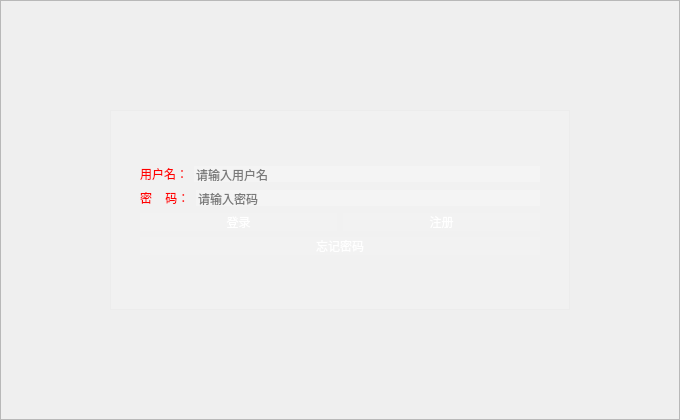
<?xml version="1.0" encoding="UTF-8"?>
<ui version="4.0">
 <class>login</class>
 <widget class="QWidget" name="login">
  <property name="geometry">
   <rect>
    <x>0</x>
    <y>0</y>
    <width>680</width>
    <height>420</height>
   </rect>
  </property>
  <property name="windowTitle">
   <string>Form</string>
  </property>
  <property name="styleSheet">
   <string notr="true">QWidet#Login{
	
	background-color: rgb(255, 255, 255);
}
QFrame#frame{
	
	border-image: url(:/background.jpg);
}
#frame_2{
	
	
	background-color: rgba(255, 255, 255, 25);
}
QLineEdit{
	border:none; /* 去掉边框*/
	background-color: rgba(255, 255, 255, 50);
	font: 12pt &quot;方正舒体&quot;;
	
	color: rgb(0, 0, 0);
}
QPushButton{
	border:none; /* 去掉边框*/
	border-radius:10px;
	background-color: rgba(255, 255, 255, 10);
	font: 16pt &quot;方正舒体&quot;;
	
	color: rgb(255, 255, 255);
}
QLabel{
	font: 16pt &quot;方正舒体&quot;;
	
	color: rgb(255, 0, 0);
}
QPushButton:hover{
	
	background-color: rgb(0, 177, 0);
}
QPushButton:pressed{/*点击*/
	
	background-color: rgb(0, 105, 51);
}</string>
  </property>
  <layout class="QGridLayout" name="gridLayout">
   <property name="leftMargin">
    <number>0</number>
   </property>
   <property name="topMargin">
    <number>0</number>
   </property>
   <property name="rightMargin">
    <number>0</number>
   </property>
   <property name="bottomMargin">
    <number>0</number>
   </property>
   <item row="0" column="0">
    <widget class="QFrame" name="frame">
     <property name="styleSheet">
      <string notr="true"/>
     </property>
     <property name="frameShape">
      <enum>QFrame::StyledPanel</enum>
     </property>
     <property name="frameShadow">
      <enum>QFrame::Raised</enum>
     </property>
     <layout class="QGridLayout" name="gridLayout_6">
      <item row="0" column="1">
       <spacer name="verticalSpacer">
        <property name="orientation">
         <enum>Qt::Vertical</enum>
        </property>
        <property name="sizeHint" stdset="0">
         <size>
          <width>20</width>
          <height>100</height>
         </size>
        </property>
       </spacer>
      </item>
      <item row="1" column="0">
       <spacer name="horizontalSpacer">
        <property name="orientation">
         <enum>Qt::Horizontal</enum>
        </property>
        <property name="sizeHint" stdset="0">
         <size>
          <width>100</width>
          <height>20</height>
         </size>
        </property>
       </spacer>
      </item>
      <item row="1" column="1">
       <widget class="QFrame" name="frame_2">
        <property name="sizePolicy">
         <sizepolicy hsizetype="Expanding" vsizetype="Expanding">
          <horstretch>1</horstretch>
          <verstretch>1</verstretch>
         </sizepolicy>
        </property>
        <property name="minimumSize">
         <size>
          <width>220</width>
          <height>200</height>
         </size>
        </property>
        <property name="frameShape">
         <enum>QFrame::StyledPanel</enum>
        </property>
        <property name="frameShadow">
         <enum>QFrame::Raised</enum>
        </property>
        <layout class="QGridLayout" name="gridLayout_5">
         <item row="0" column="0">
          <layout class="QGridLayout" name="gridLayout_4">
           <property name="leftMargin">
            <number>20</number>
           </property>
           <property name="topMargin">
            <number>20</number>
           </property>
           <property name="rightMargin">
            <number>20</number>
           </property>
           <property name="bottomMargin">
            <number>20</number>
           </property>
           <item row="0" column="0">
            <layout class="QGridLayout" name="gridLayout_3">
             <item row="0" column="0">
              <layout class="QHBoxLayout" name="horizontalLayout">
               <item>
                <widget class="QLabel" name="label">
                 <property name="text">
                  <string>用户名：</string>
                 </property>
                </widget>
               </item>
               <item>
                <widget class="QLineEdit" name="lineEdit">
                 <property name="placeholderText">
                  <string>请输入用户名</string>
                 </property>
                </widget>
               </item>
              </layout>
             </item>
             <item row="1" column="0">
              <layout class="QHBoxLayout" name="horizontalLayout_2">
               <item>
                <widget class="QLabel" name="label_2">
                 <property name="text">
                  <string>密    码：</string>
                 </property>
                </widget>
               </item>
               <item>
                <widget class="QLineEdit" name="lineEdit_2">
                 <property name="echoMode">
                  <enum>QLineEdit::Password</enum>
                 </property>
                 <property name="placeholderText">
                  <string>请输入密码</string>
                 </property>
                </widget>
               </item>
              </layout>
             </item>
            </layout>
           </item>
           <item row="1" column="0">
            <layout class="QGridLayout" name="gridLayout_2">
             <item row="0" column="0">
              <layout class="QGridLayout" name="gridLayout_7">
               <item row="0" column="0">
                <widget class="QPushButton" name="pushButton">
                 <property name="text">
                  <string>登录</string>
                 </property>
                </widget>
               </item>
               <item row="0" column="1">
                <widget class="QPushButton" name="pushButton_2">
                 <property name="text">
                  <string>注册</string>
                 </property>
                </widget>
               </item>
              </layout>
             </item>
             <item row="1" column="0">
              <widget class="QPushButton" name="pushButton_3">
               <property name="text">
                <string>忘记密码</string>
               </property>
              </widget>
             </item>
            </layout>
           </item>
          </layout>
         </item>
        </layout>
       </widget>
      </item>
      <item row="1" column="2">
       <spacer name="horizontalSpacer_2">
        <property name="orientation">
         <enum>Qt::Horizontal</enum>
        </property>
        <property name="sizeHint" stdset="0">
         <size>
          <width>100</width>
          <height>20</height>
         </size>
        </property>
       </spacer>
      </item>
      <item row="2" column="1">
       <spacer name="verticalSpacer_2">
        <property name="orientation">
         <enum>Qt::Vertical</enum>
        </property>
        <property name="sizeHint" stdset="0">
         <size>
          <width>20</width>
          <height>100</height>
         </size>
        </property>
       </spacer>
      </item>
     </layout>
    </widget>
   </item>
  </layout>
 </widget>
 <resources/>
 <connections/>
</ui>
